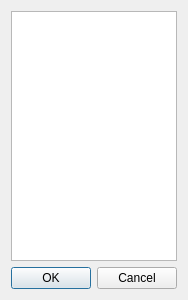
<?xml version="1.0" encoding="UTF-8"?>
<ui version="4.0">
 <class>ExportTypeDialog</class>
 <widget class="QDialog" name="ExportTypeDialog">
  <property name="geometry">
   <rect>
    <x>0</x>
    <y>0</y>
    <width>174</width>
    <height>300</height>
   </rect>
  </property>
  <property name="windowTitle">
   <string>Export</string>
  </property>
  <property name="windowIcon">
   <iconset resource="icons.qrc">
    <normaloff>:/Toolbar/puzzle.ico</normaloff>:/Toolbar/puzzle.ico</iconset>
  </property>
  <layout class="QVBoxLayout" name="verticalLayout">
   <item>
    <widget class="QListWidget" name="listWidgetTypes"/>
   </item>
   <item>
    <widget class="QDialogButtonBox" name="buttonBox">
     <property name="orientation">
      <enum>Qt::Horizontal</enum>
     </property>
     <property name="standardButtons">
      <set>QDialogButtonBox::Cancel|QDialogButtonBox::Ok</set>
     </property>
    </widget>
   </item>
  </layout>
 </widget>
 <resources>
  <include location="icons.qrc"/>
 </resources>
 <connections>
  <connection>
   <sender>buttonBox</sender>
   <signal>accepted()</signal>
   <receiver>ExportTypeDialog</receiver>
   <slot>accept()</slot>
   <hints>
    <hint type="sourcelabel">
     <x>248</x>
     <y>254</y>
    </hint>
    <hint type="destinationlabel">
     <x>157</x>
     <y>274</y>
    </hint>
   </hints>
  </connection>
  <connection>
   <sender>buttonBox</sender>
   <signal>rejected()</signal>
   <receiver>ExportTypeDialog</receiver>
   <slot>reject()</slot>
   <hints>
    <hint type="sourcelabel">
     <x>316</x>
     <y>260</y>
    </hint>
    <hint type="destinationlabel">
     <x>286</x>
     <y>274</y>
    </hint>
   </hints>
  </connection>
 </connections>
</ui>
